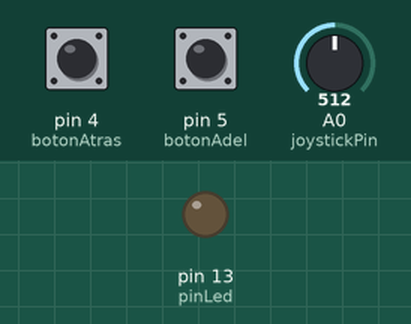
The sketch below on a simulated Arduino Uno, built with avr-gcc and run on an emulated ATmega328P. On the bench: output pins drawn as LEDs (lit = HIGH). The test bench sets the inputs (shaded band); at power-on: pin 4 (botonAtras) LOW, pin 5 (botonAdel) LOW, A0 (joystickPin) = 512. No radio packets arrive unless stated.

Above: at 1.2 s.
1.3 s: pin 4 (botonAtras) pulled HIGH for 0.15 s
At 1.48 s:
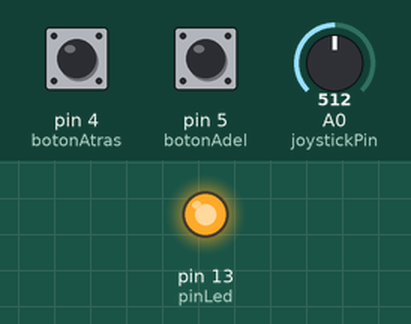
3.0 s: pin 4 (botonAtras) pulled HIGH for 3.2 s
At 6.5 s:
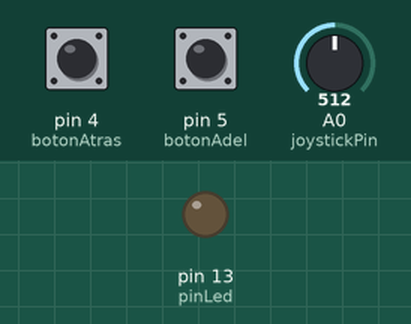
7.7 s: pin 5 (botonAdel) pulled HIGH for 3.2 s
At 8.2 s:
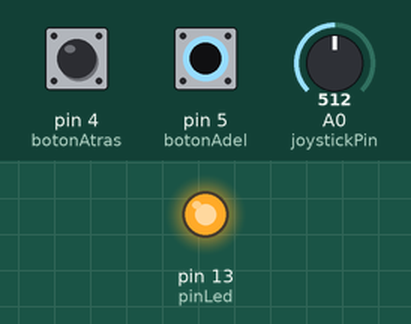
Timing chart, 0 to 12.5 s (numbered marks = the images above; inputs shaded):
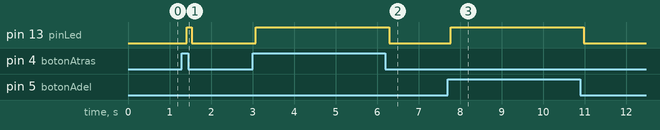

The sketch:

rf_carro1.ino
```cpp
#include <RH_ASK.h>
#include <SPI.h>

#define pinLed          13
#define botonAdel       5
#define botonAtras      4
const int joystickPin = A0;
uint8_t joystickMap =   0;

RH_ASK driver;

void setup() {
  // put your setup code here, to run once:
  pinMode(pinLed, OUTPUT);
  pinMode(botonAdel, INPUT);
  pinMode(botonAtras, INPUT);
  Serial.begin(9600);
  if(!driver.init())
    Serial.println("Inicialiación fallida");
}

void loop() {
  joystickMap = map(analogRead(joystickPin),0,1023,75,115);

  if(digitalRead(botonAdel)){
    uint8_t buf[2] = {97,joystickMap};
    driver.send(buf,sizeof(buf));
    driver.waitPacketSent();
    digitalWrite(pinLed,HIGH);
    delay(1);
  }else if(digitalRead(botonAtras)){
    uint8_t buf[2] = {114,joystickMap};
    driver.send(buf,sizeof(buf));
    driver.waitPacketSent();
    digitalWrite(pinLed,HIGH);
    delay(1);
  }else{
    uint8_t buf[2] = {100,joystickMap};
    driver.send(buf,sizeof(buf));
    driver.waitPacketSent();
    digitalWrite(pinLed,LOW);
    delay(1);
  }
}
```

Measured:
- after the input at 1.3 s, pin 13 (pinLed): LOW → HIGH after 0.12 s, → LOW 0.12 s later
- after the input at 3.0 s, pin 13 (pinLed): LOW → HIGH after 0.08 s, → LOW 3.2 s later
- after the input at 7.7 s, pin 13 (pinLed): LOW → HIGH after 0.07 s, → LOW 3.2 s later
